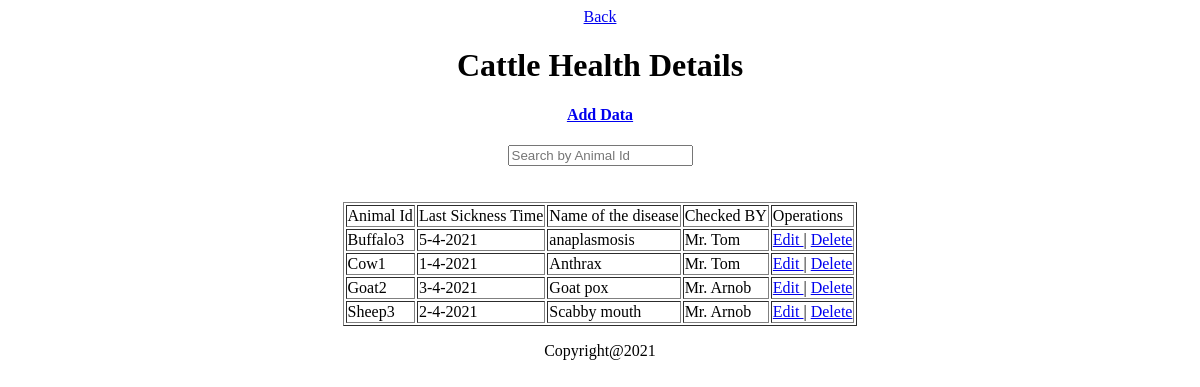
Page /view/cattleHealthDetails.php (signed in) on the committed database.
### tables this page shows
CREATE TABLE `cattlehealthdetails` (
  `aId` varchar(20) NOT NULL,
  `lSickness` varchar(30) NOT NULL,
  `nDisease` varchar(30) NOT NULL,
  `checked` varchar(30) NOT NULL
);

### model/cattleHealthDetailsModel.php (called while the page is built, shortened)
<?php
	function getAllCattleHealthDetails(){
		$conn = getConnection();
		$sql = "select * from cattlehealthdetails";
		$result = mysqli_query($conn, $sql);
		$users = [];
		while ($row = mysqli_fetch_assoc($result)) {
			array_push($users, $row);
		}
		return $users;
	}
?>

### view/cattleHealthDetails.php (the view, shortened to what this page needs)
<?php
	include('header.php');
	require_once('../model/cattleHealthDetailsModel.php');
	$cattleHealthDetails = getAllCattleHealthDetails();
?>
<center>
	<link rel="stylesheet" href="style.css">
	<a href="mHome.php">Back</a>
	<br>
	<marquee><h1>Cattle Health Details</h1></marquee>
	<h4><a href='addCattleHealthDetails.php'>Add Data</a> </h4>
	<form>
		<input type="text" name="search" id="search" value="" placeholder="Search by Animal Id" onkeyup="ajax()">
	</form>
	<div id='result'></div><br><br>
	<table border = 1>
	<tr>
		<td>Animal Id</td>
		<td>Last Sickness Time</td>
		<td>Name of the disease</td>
		<td>Checked BY</td>
		<td>Operations</td>
	</tr>
	<?php for($i = 0; $i < count($cattleHealthDetails); $i++){ ?>
		<tr>
			<td><?=$cattleHealthDetails[$i]['aId']?></td>
			<td><?=$cattleHealthDetails[$i]['lSickness']?></td>
			<td><?=$cattleHealthDetails[$i]['nDisease']?></td>
			<td><?=$cattleHealthDetails[$i]['checked']?></td>
			<td><a href="editCattleHealthDetails.php?aId=<?=$cattleHealthDetails[$i]['aId']?>">Edit </a> |
				<a href="../controller/deleteCattleHealthDetails.php?aId=<?=$cattleHealthDetails[$i]['aId']?>"> Delete</a>
			</td>
		</tr>
	<?php } ?>
	</table>
	</center>
<?php include('footer.php');?>

### rows in the picture
cattlehealthdetails: aId "Buffalo3", lSickness "5-4-2021", nDisease "anaplasmosis", checked "Mr. Tom"
cattlehealthdetails: aId "Cow1", lSickness "1-4-2021", nDisease "Anthrax", checked "Mr. Tom"
cattlehealthdetails: aId "Goat2", lSickness "3-4-2021", nDisease "Goat pox", checked "Mr. Arnob"
cattlehealthdetails: aId "Sheep3", lSickness "2-4-2021", nDisease "Scabby mouth", checked "Mr. Arnob"
